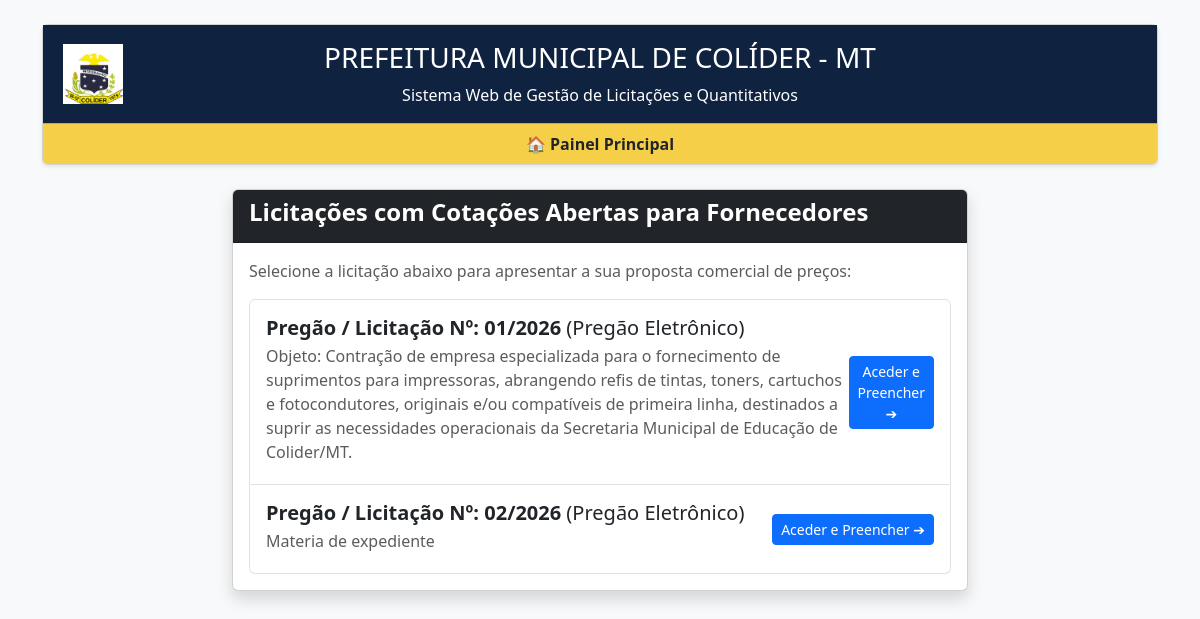
Screenshot of /fornecedor/cotacoes with the database file from the repository.
### tables this page shows
CREATE TABLE licitacoes (
                id INTEGER PRIMARY KEY AUTOINCREMENT,
                numero TEXT NOT NULL,
                modalidade TEXT NOT NULL,
                lei TEXT NOT NULL,
                objeto TEXT NOT NULL,
                valor_referencia REAL,
                categoria TEXT NOT NULL,
                status TEXT DEFAULT 'Aberta'
            , data_cadastro TEXT);

### app.py (the view)
@app.route('/fornecedor/cotacoes')
def listar_cotacoes_abertas_fornecedor():
    conn = get_db()
    licitacoes = conn.execute('SELECT * FROM licitacoes WHERE status = "Aberta"').fetchall()
    conn.close()
    return render_template('fornecedor_lista.html', licitacoes=licitacoes)

### app.py (called while the page is built)
def get_db():
    conn = sqlite3.connect('database.db')
    conn.row_factory = sqlite3.Row
    return conn

### templates/fornecedor_lista.html
{% extends "base.html" %}
{% block content %}
<div class="row justify-content-center mt-4">
    <div class="col-md-8">
        <div class="card shadow">
            <div class="card-header bg-dark text-white">
                <h4><b>Licitações com Cotações Abertas para Fornecedores</b></h4>
            </div>
            <div class="card-body">
                <p class="text-muted">Selecione a licitação abaixo para apresentar a sua proposta comercial de preços:</p>
                <div class="list-group">
                    {% for lic in licitacoes %}
                    <a href="/fornecedor/preencher/{{ lic.id }}" class="list-group-item list-group-item-action d-flex justify-content-between align-items-center py-3">
                        <div>
                            <h5 class="mb-1"><b>Pregão / Licitação Nº: {{ lic.numero }}</b> ({{ lic.modalidade }})</h5>
                            <p class="mb-1 text-muted">{{ lic.objeto }}</p>
                        </div>
                        <span class="btn btn-primary btn-sm">Aceder e Preencher ➔</span>
                    </a>
                    {% else %}
                    <div class="alert alert-info text-center">Nenhuma licitação com cotação aberta no momento.</div>
                    {% endfor %}
                </div>
            </div>
        </div>
    </div>
</div>
{% endblock %}

### rows the page displays
licitacoes: numero "01/2026", modalidade "Pregão Eletrônico", objeto "Objeto: Contração de empresa especializada para o fornecimento de suprimentos para impressoras, abrangendo refis de tintas, toners, cartuchos e fotocondutores, originais e/ou compatíveis de primeira linha, destinados a suprir as necessidades operacionais da Secretaria Municipal de Educação de Colider/MT."
licitacoes: numero "02/2026", modalidade "Pregão Eletrônico", objeto "Materia de expediente"
